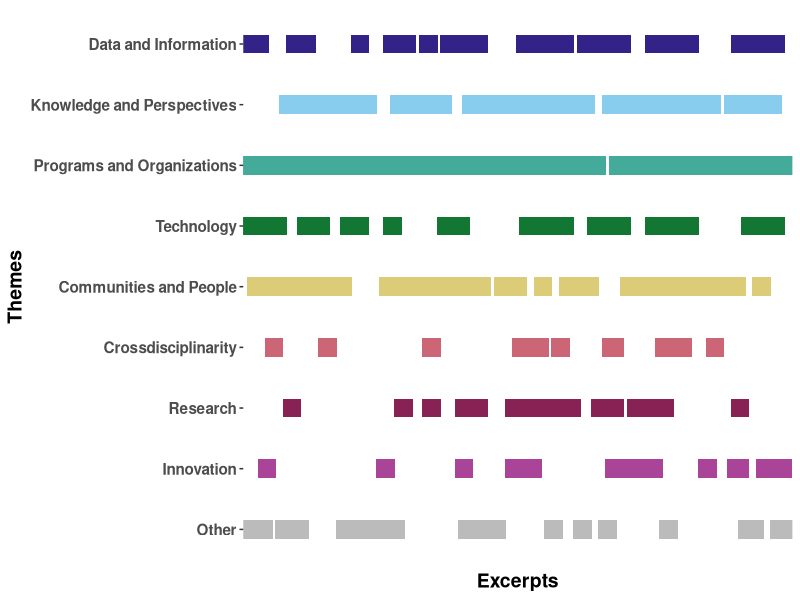

The R script that drew this image:
##load packages
library(readr)
library(tidyverse)
library(data.table)
library(ggplot2)
library(ggthemes)


##import data
themedata <- read_csv("IH_ThemesQuant.csv", 
                      col_types = cols(DataAndInfo = col_number(), 
                                       KnowledgeAndPerspective = col_number(), 
                                       ProgramAndOrganization = col_number(), 
                                       Technology = col_number(), 
                                       CommunitiesAndPeople = col_number(), 
                                       Crossdisciplinarity = col_number(), 
                                       Research = col_number(),
                                       Innovation = col_number(), 
                                       Other = col_number()))

##replace NAs with 0
themedata[is.na(themedata)] <- 0


##pivot our data to create a new 'theme' variable
themedatalong <- themedata %>% pivot_longer(cols=c('DataAndInfo', 
                                  'KnowledgeAndPerspective',
                                  'ProgramAndOrganization',
                                  'Technology',
                                  'CommunitiesAndPeople',
                                  'Crossdisciplinarity',
                                  'Research',
                                  'Innovation',
                                  'Other'),
                    names_to='Theme',
                    values_to='Present') 

##subset data so we can plot only those themes present in a given quote
themedatalong <- subset(themedatalong, Present == 1)

##rename 
themedatalong <- themedatalong |>
  mutate(across('Theme', str_replace, 'DataAndInfo', 'Data and Information'),
         across('Theme', str_replace, 'KnowledgeAndPerspective', 'Knowledge and Perspectives'),
         across('Theme', str_replace, 'ProgramAndOrganization', 'Programs and Organizations'),
         across('Theme', str_replace, 'CommunitiesAndPeople', 'Communities and People')
         )
  


##define the colours we want for our themes
##using Tol's accessible palette: https://personal.sron.nl/~pault/#sec:qualitative 
choosecolours <- c("#332288","#88CCEE","#44AA99", "#117733", "#DDCC77", "#CC6677", "#882255","#AA4499","#BBBBBB")

##greyscale option
#choosecolours <- c("#333333","#575757","#6E6E6E", "#818181", "#919191", "#9F9F9F", "#ABABAB","#B7B7B7","#C2C2C2")

##make our plot
p <- ggplot(themedatalong, aes(x=Quote,
                           y=factor(Theme, level=c('Other',
                                                   'Innovation',
                                                   'Research',
                                                   'Crossdisciplinarity',
                                                   'Communities and People',
                                                   'Technology',
                                                   'Programs and Organizations',
                                                   'Knowledge and Perspectives',
                                                   'Data and Information'
                                                   )),
                           color = Theme)
       ) +
  geom_point(size = 6, shape=15) +
  scale_color_manual(breaks = c('Data and Information', 
                                'Knowledge and Perspectives',
                                'Programs and Organizations',
                                'Technology',
                                'Communities and People',
                                'Crossdisciplinarity',
                                'Research',
                                'Innovation',
                                'Other'),
                     values = choosecolours) +
  theme(axis.text.x=element_blank(), 
        axis.ticks.x=element_blank(),
        legend.position = "none",
        axis.title.x = element_text(size=14, face="bold"),
        axis.title.y = element_text(size=14, face="bold"),
        axis.text.y = element_text(size=11, face="bold"),
        panel.grid.major = element_blank(),
        panel.grid.minor = element_blank(),
        panel.background = element_blank()) + 
  ylab("Themes") +
  xlab("Excerpts") 

p
